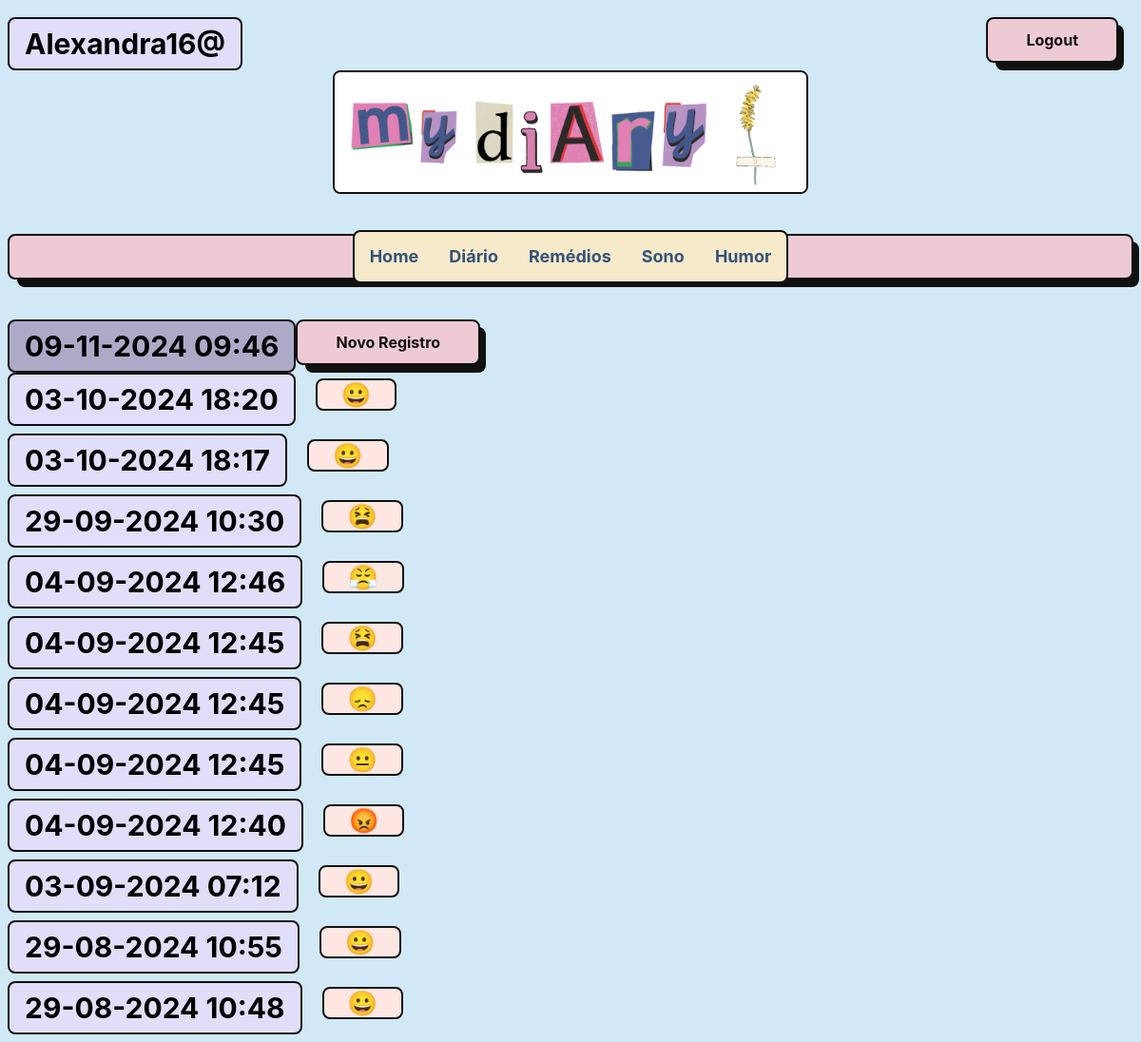
Screenshot of /entry/ (signed in) with the database file from the repository.
### entries/models.py (models this page shows, shortened)
class Entry(models.Model):
    Mood = {
        "\U0001F600": "\U0001F600 Feliz",
        "\U0001F610": "\U0001F610 Indiferente",
        "\U0001F61E": "\U0001F61E Triste",
        "\U0001F621": "\U0001F621 Bravo",
        "\U0001F62B": "\U0001F62B Cansado",
        "\U0001F624": "\U0001F624 Estressado",
    }
    Qualidade = {
        "\U0001F634 Bom": "\U0001F634 Bom",
        "\U0001F971	Insônia": "\U0001F971 Insônia",
        "\U0001F62B Ruim": "\U0001F62B Ruim",
    }
    user = models.ForeignKey(User, on_delete=models.CASCADE, null=True, blank=True)
    title = models.CharField(default='\U0001F634 Bom',max_length=1, choices=Mood, verbose_name='Humor')
    content = models.TextField(verbose_name='Descreva o seu dia')
    date_created = models.DateTimeField(default=timezone.now)
    remedios = models.ManyToManyField('Remedio', related_name='entries')
    sono = models.CharField(default='\U0001F634 Bom',max_length=100, choices=Qualidade, verbose_name='Qualidade do Sono')
    horas = models.PositiveIntegerField(default='',verbose_name='Quantas horas de Sono')
    informe = models.TextField(default='',verbose_name='Descreva o seu sono')
    class Meta:
        verbose_name_plural = "Entries"

### entries/views.py (the view)
class EntryListView(LockedView, ListView):
    model = Entry
    def get_queryset(self):
        return Entry.objects.filter(user=self.request.user).order_by("-date_created")

### entries/context_processors.py (called while the page is built)
def user_context_processor(request):
    return {
        'username': request.user.username if request.user.is_authenticated else 'Visitante',
    }

### entries/templates/entries/entry_list.html (shortened to what this page needs)
{% extends "entries/base.html" %}
{% block content %}
<article>
    <h2 class="mark">{% now "d-m-Y H:i" %}</em></h2>
    <a href="{% url 'entry-create' %}"><button class="button-56">Novo Registro</button></a>
</article>
    {% for entry in entry_list %}
        <article>
            <h2 class="{{ entry.date_created|date:'l' }}">
                {{ entry.date_created|date:'d-m-Y H:i' }}
            </h2>
            <h3>
                <a class="humor_title"href="{% url 'entry-detail' entry.id %}">
                    {{ entry.title }}
                </a>
            </h3>
        </article>
    {% endfor %}
{% endblock %}

### entries/templates/entries/base.html (shortened to what this page needs)
{% load static %}
<!DOCTYPE html>
<html lang="en">
<head>
    <link rel="stylesheet" href="{% static 'css/diary.css' %}">
</head>
<body>
    <ul>
        <div class="conta">
            {% if user.is_authenticated %}
            <form action="{% url 'logout' %}" method="post">
                <button class="button-56" type="submit">Logout</button>
            </form>
            {% else %}
                <a href="{% url 'login' %}"><button class="button-56" type="submit">Login</button></a>
                <a href="{% url 'register' %}"><button class="button-56" type="submit">Registrar-se</button></a>
            {% endif %}
        </div>
    </ul>
    <h2>{{ username }}</h2>
    <img src="{% static 'css/Diary_Logo.jpg' %}" alt="Diary_Logo" width="500" height="130">
    <br><br>
    <div class="button-56">
    <div class="nav">
        <a href="{% url 'home' %}">Home</a>
        <a href="{% url 'entry-list' %}">Diário</a>
        <a href="{% url 'remedio-list' %}">Remédios</a>
        <a href="{% url 'sono-registro-list' %}">Sono</a>
        <a href="{% url 'calendario' %}">Humor</a>
    </div>
    <br><br>
    </div>
    <br><br>
    {% block content %}{% endblock %}
</body>
</html>

### entries/static/css/diary.css (style rules this page uses)
* { box-sizing: border-box; }
body { font-family: Inter,sans-serif; font-size: 18px; }
a { color: inherit; text-decoration: none; }
h2, h3 { font-size: 1.4em; margin: 0; display: inline-block; padding: 0.5rem 1rem; vertical-align: top; }
h2 { background-color: #e1def9; }
article { margin-bottom: 0.5rem; }
button, textarea, input { font-size: inherit; min-height: 2.5em; padding: 0 1rem; }
button, input[type="submit"] { margin: 0 1rem 2px 1rem; cursor: pointer; font-weight: bold; min-width: 8rem; }

### entries/templates/entries/base.html (style rules this page uses)
body { font-family: Inter,sans-serif; background-color: #D1E9F6; }
h2 { background-color: #e1def9; border: 2px solid #111; border-radius: 8px; box-sizing: border-box; font-size: 30px; font-family: Inter,sans-serif; }
.nav { background-color: #F6EACB; overflow: hidden; border: 2px solid #111; border-radius: 8px; box-sizing: border-box; cursor: pointer; display: flex; font-family: Inter,sans-serif; font-weight: bold; }
.nav a { float: left; color: #355378; text-align: center; padding: 14px 16px; text-decoration: none; font-size: 18px; }
.conta { float: right; }
.button-56 { align-items: center; background-color: #EECAD5; border: 2px solid #111; border-radius: 8px; box-sizing: border-box; color: #111; cursor: pointer; display: flex; font-family: Inter,sans-serif; font-size: 16px; height: 48px; justify-content: center; line-height: 24px; max-width: 100%; padding: 0 25px; position: relative; text-align: center; text-decoration: none; user-select: none; -webkit-user-select: none; touch-action: manipulation; }
.button-56:after { background-color: #111; border-radius: 8px; content: ""; display: block; height: 48px; left: 0; width: 100%; position: absolute; top: -2px; transform: translate(8px, 8px); transition: transform .2s ease-out; z-index: -1; }
@media (min-width: 768px) { .button-56 { padding: 0 40px; } }
img { align-items: center; background-color: #EECAD5; border: 2px solid #111; border-radius: 8px; margin: auto; display: block; }

### entries/templates/entries/entry_list.html (style rules this page uses)
.mark { text-align: center; float: left; background-color: #adaac8; }
.humor_title { align-items: center; background-color: #fee6e3; border: 2px solid #111; border-radius: 8px; line-height: 24px; max-width: 40%; padding: 0 25px; }

### rows the page displays
Entry: date_created "03-10-2024 18:20", title "😀"
Entry: date_created "03-10-2024 18:17", title "😀"
Entry: date_created "29-09-2024 10:30", title "😫"
Entry: date_created "04-09-2024 12:46", title "😤"
Entry: date_created "04-09-2024 12:45", title "😫"
Entry: date_created "04-09-2024 12:45", title "😞"
Entry: date_created "04-09-2024 12:45", title "😐"
Entry: date_created "04-09-2024 12:40", title "😡"
Entry: date_created "03-09-2024 07:12", title "😀"
Entry: date_created "29-08-2024 10:55", title "😀"
Entry: date_created "29-08-2024 10:48", title "😀"

### other values shown
{{ username }} "Alexandra16@"
